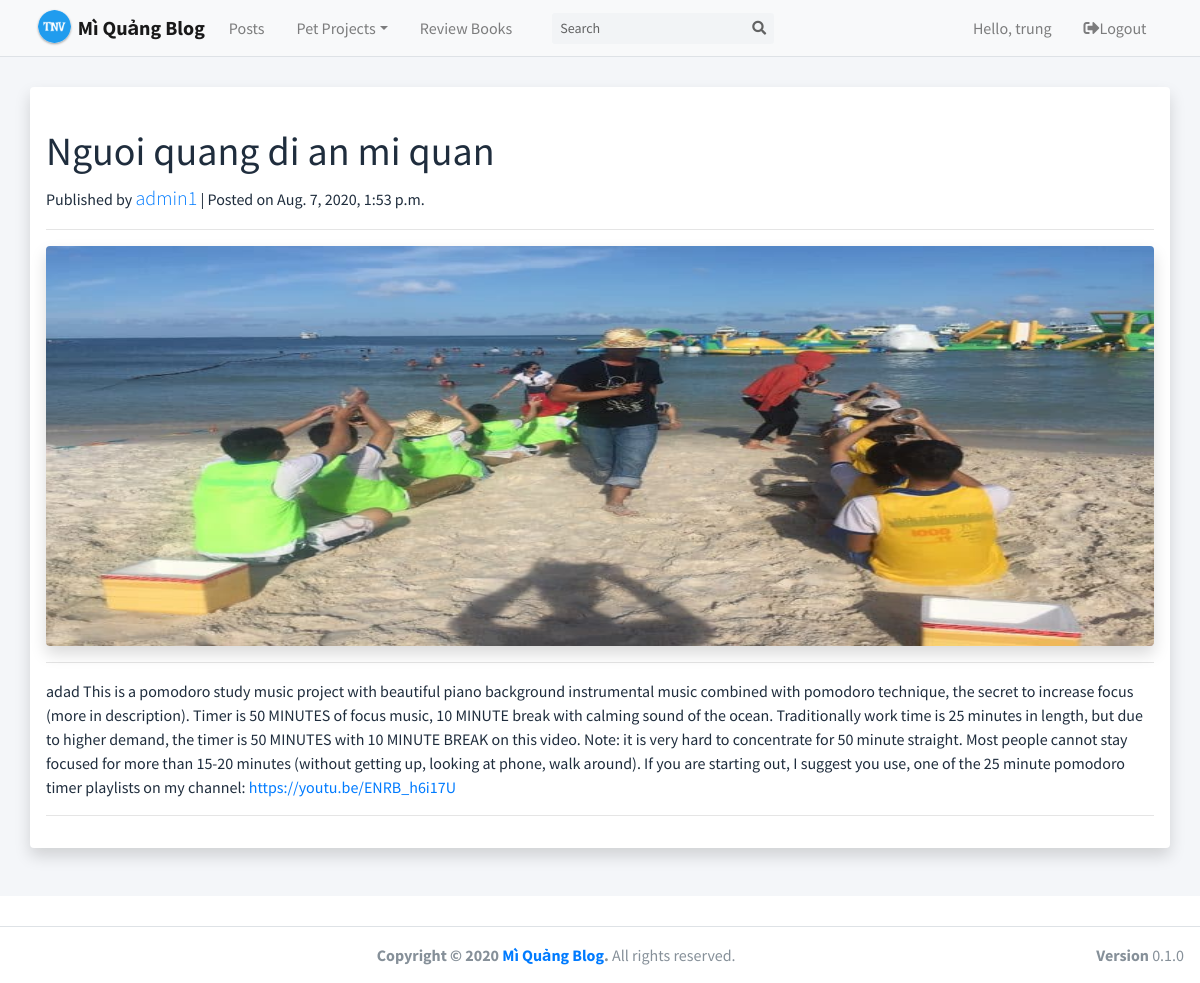
The page /blog/admin1-nguoi-quang-di-an-mi-quan/ (signed in) on the database its author committed.
### account/models.py (models this page shows, shortened)
class Account(AbstractBaseUser): # extends AbstractBaseUser
    phone_regex = RegexValidator(regex=r'^\d{8,10}$', message="phone number must be entered in the format: +84999999. Up to 14 digits allowed.")
    phone = models.CharField(validators=[phone_regex], max_length=11, unique=True)
    email = models.EmailField(verbose_name="email", max_length=254, unique=True)
    username = models.CharField(verbose_name="username", max_length=50, unique=True)
    full_name = models.CharField(verbose_name="full name", max_length=100)
    description = models.CharField(verbose_name="description", max_length=1000)
    skills = models.CharField(verbose_name="skill", max_length=1000)
    date_joined = models.DateTimeField(verbose_name="date joined", auto_now=True)
    last_login = models.DateTimeField(verbose_name="last login", auto_now=True)
    is_admin = models.BooleanField(default=False)
    is_staff = models.BooleanField(default=False)
    is_active = models.BooleanField(default=True)
    is_superuser = models.BooleanField(default=False)
    first_login = models.BooleanField(default=False)
    USERNAME_FIELD = 'phone'
    REQUIRED_FIELDS = ['email','username']
    objects = MyAccountManager()

### blog/models.py (models this page shows, shortened)
class BlogPost(models.Model):
    title = models.CharField(null=False, max_length=50, blank=False)
    content = RichTextUploadingField(blank=True, null=True)
    date_published = models.DateTimeField(auto_now_add=True, verbose_name="date published")
    image = models.ImageField(upload_to='blog', null=False, blank=True)
    date_updated = models.DateTimeField(auto_now=True, verbose_name="date updated")
    author = models.ForeignKey(settings.AUTH_USER_MODEL, on_delete=models.CASCADE)
    slug = models.SlugField(blank=True, unique=True)

### blog/views.py (the view)
# urls.py: path('<slug>/', detail_post_view, name='detail'),
def detail_post_view(request, slug):
    context = {}
    blog_post = get_object_or_404(BlogPost, slug=slug)
    context['blog_post'] = blog_post
    return render(request, 'blog/detail_post.html', context)

### blog/templates/blog/detail_post.html (shortened to what this page needs)
{% extends 'base.html' %}
{% block content %}
<div class="container">
	<div class="row">
      <div class="detail-post col-lg-12 shadow p-3 mb-5 bg-white rounded">
        <h1 class="mt-4">{{blog_post.title}}</h1>
        <p>Published by <a class="lead" href="#">{{blog_post.author.username}}</a> | Posted on {{blog_post.date_published}}</p>
        <hr>
        <img class="img-fluid shadow rounded" src="{{blog_post.image.url}}" alt="">
        <hr>
        <p>
            {{blog_post.content|safe}}
        </p>
        <hr>
      </div>
    </div>
</div>
{% endblock content %}

### templates/navbar.html (shortened to what this page needs)
{% load static %}
  <nav class="main-header navbar navbar-expand-md navbar-light margin-nav">
    <div class="container">
      <a href="{% url 'home' %}" class="navbar-brand">
        <img src="{% static '/img/favicon.ico' %}" alt="Mì Quảng Logo" class="brand-image img-circle elevation-1
             style="opacity: .8">
        <span class="brand-text font-weight-bold">Mì Quảng Blog</span>
      </a>
      <div class="collapse navbar-collapse order-3" id="navbarCollapse">
        <ul class="navbar-nav">
          <li class="nav-item">
            <a href="#" class="nav-link">Posts</a>
          </li>
          <li class="nav-item dropdown">
            <a id="dropdownSubMenu1" href="#" data-toggle="dropdown" aria-haspopup="true" aria-expanded="false" class="nav-link dropdown-toggle">Pet Projects</a>
          </li>
          <li class="nav-item">
            <a href="#" class="nav-link">Review Books</a>
          </li>
        </ul>
        <form class="form-inline ml-0 ml-md-4" method="POST">
          <div class="input-group input-group-sm">
            <input class="form-control form-control-navbar" type="search" placeholder="Search" aria-label="Search">
            <div class="input-group-append">
              <button class="btn btn-navbar" type="submit">
                <i class="fas fa-search"></i>
              </button>
            </div>
          </div>
        </form>
      </div>
      <ul class="order-1 order-md-3 navbar-nav navbar-no-expand ml-auto">
        {% if request.user.is_authenticated %}
        <li class="nav-item">
            <a class="nav-link" href="{% url 'profile' %}">Hello, {{request.user.username}}</a>
        </li>
        <li class="nav-item">
            <a class="nav-link"  href="{% url 'logout' %}" role="button"><i class="fas fa-sign-out-alt"></i>Logout</a>
        </li>
        {% else %}
        <li class="nav-item">
            <a class="nav-link" href="{% url 'login' %}" role="button"><i
                class="fas fa-sign-in-alt"></i>Login</a>
        </li>
        {% endif %}
      </ul>
    </div>
  </nav>

### blog/templates/blog/detail_post.html (style rules this page uses)
.detail-post { margin-top: 30px; }
.detail-post img { width:100%; height: 400px; }

### rows shown on the page
Account: user.username "trung"
BlogPost: title "Nguoi quang di an mi quan", author.username "admin1", date_published "Aug. 7, 2020, 1:53 p.m.", image (picture), content "adad This is a pomodoro study music project with beautiful piano background instrumental music combined with pomodoro technique, the secret to increase focus (more in description). Timer is 50 MINUTES of focus music, 10 MINUTE break with calming sound of the ocean. Traditionally work time is 25 minutes in length, but due to higher demand, the timer is 50 MINUTES with 10 MINUTE BREAK on this video. Note: it is very hard to concentrate for 50 minute straight. Most people cannot stay focused for more than 15-20 minutes (without getting up, looking at phone, walk around). If you are starting out, I suggest you use, one of the 25 minute pomodoro timer playlists on my channel:…"
